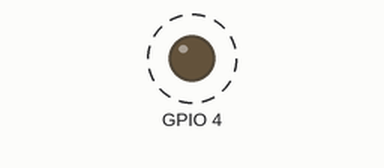
The sketch below on a simulated ESP32. Parts: output pins drawn as LEDs (lit = HIGH). Dashed ring = blinking. WiFi joins after 1.5 s; servers stay silent unless stated; what the sketch prints to the serial monitor is not drawn.

Above: at 2.05 s.
Timing chart, 0 to 5.0 s (numbered marks = the images above):
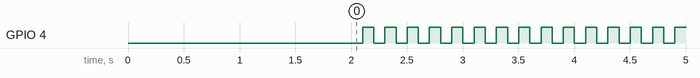

Measured:
- by itself, GPIO 4: alternates HIGH for 0.10 s and LOW for 0.10 s

The sketch:

OTA_base_com_timer.ino
```cpp
#include <WiFi.h>
#include <ArduinoOTA.h>
#include <freertos/FreeRTOS.h>
#include <freertos/task.h>
#include <freertos/timers.h>
/*
// Configurações de Wi-Fi
const char* ssid = "Celular";
const char* password = "984193310";
*/
// Configurações de Wi-Fi
const char* ssid = "Desktop_F7717477";
const char* password = "Tt08051993";

// Handler do timer do FreeRTOS
TimerHandle_t otaTimer;

// Função de callback do timer
void otaTimerCallback(TimerHandle_t xTimer) {
  ArduinoOTA.handle(); // Chama o handle do OTA
  digitalWrite(4, !digitalRead(4));
}

void setup() {
  Serial.begin(115200);
  Serial.println("Iniciando...");

  int contador = 0;

  // Conecta ao Wi-Fi
  WiFi.begin(ssid, password);
  while (WiFi.status() != WL_CONNECTED) {
    delay(1000);
    Serial.println("Conectando ao Wi-Fi...");
    contador++;
    if (contador > 20) {
      ESP.restart();
    }
  }

  // Configuração do OTA
  ArduinoOTA.setHostname("Minha Placa");
  ArduinoOTA.begin();

  Serial.println("Pronto para OTA");
  Serial.print("Endereço IP: ");
  Serial.println(WiFi.localIP());

  // Cria um timer do FreeRTOS
  otaTimer = xTimerCreate(
               "OTATimer",              // Nome do timer (apenas para debug)
               pdMS_TO_TICKS(100),      // Período do timer (100 ms)
               pdTRUE,                  // Timer recarregável (auto-reload)
               (void*)0,                // ID do timer (não usado aqui)
               otaTimerCallback         // Função de callback
             );

  // Inicia o timer
  if (otaTimer != NULL) {
    xTimerStart(otaTimer, 0); // Inicia o timer imediatamente
  } else {
    Serial.println("Erro ao criar o timer!");
  }

  pinMode(4, OUTPUT);

}

void loop() {


}
```
